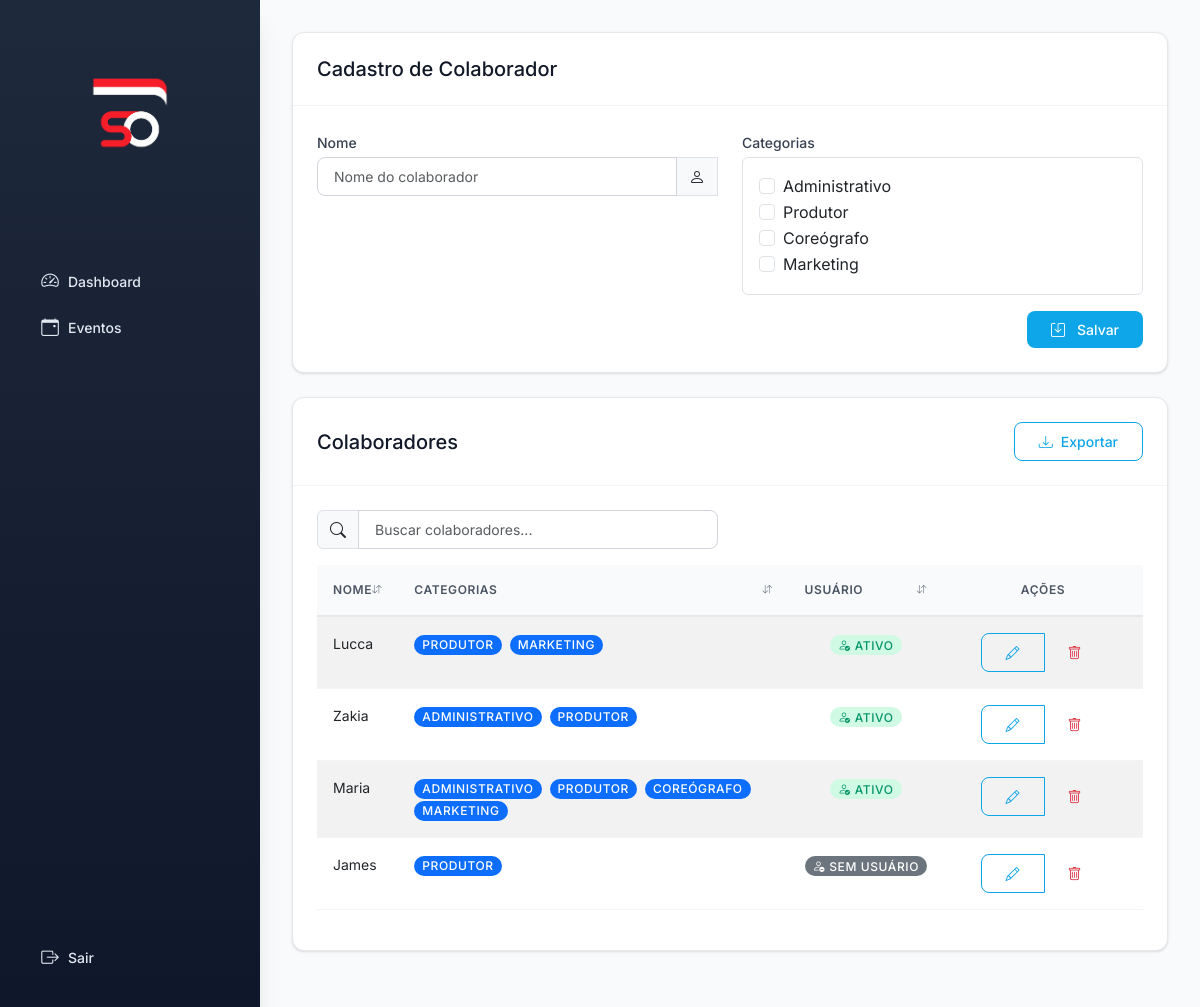
The app's page /cadastros/colaboradores with its own data.
### models.py (models this page shows, shortened)
class Colaborador(db.Model):
    __tablename__ = 'colaborador'
    id_colaborador = db.Column(db.Integer, primary_key=True)
    nome = db.Column(db.String, nullable=False)
    categorias_associacao = db.relationship('ColaboradorCategoria', back_populates='colaborador', cascade='all, delete-orphan')
    categorias = db.relationship('CategoriaColaborador', secondary='colaborador_categoria',
                                overlaps="categorias_associacao,categoria_colaborador,colaborador")
    eventos_produzidos = db.relationship('Evento', backref='produtor', foreign_keys='Evento.id_produtor')
    @property
    def categoria_nomes(self):
        return [cat.nome for cat in self.categorias]

class CategoriaColaborador(db.Model):
    __tablename__ = 'categoria_colaborador'
    id_categoria_colaborador = db.Column(db.Integer, primary_key=True)
    nome = db.Column(db.String, nullable=False)
    colaborador_categorias = db.relationship('ColaboradorCategoria', backref='categoria_colaborador')

### app.py (the view, shortened to what this page needs)
@app.route('/cadastros/colaboradores', methods=['GET', 'POST'])
def cadastrar_colaborador():
    categorias_existentes = CategoriaColaborador.query.all()
    if not categorias_existentes:
        flash('Ã‰ necessÃ¡rio cadastrar pelo menos uma categoria de colaborador antes de cadastrar colaboradores.', 'warning')
        return redirect(url_for('cadastrar_categoria_colaborador'))
    form = ColaboradorForm()
    form.categorias.choices = [(c.id_categoria_colaborador, c.nome) for c in categorias_existentes]
    colaboradores = Colaborador.query.all()
    return render_template('colaboradores.html', form=form, colaboradores=colaboradores)

### forms.py
class ColaboradorForm(FlaskForm):
    nome = StringField('Nome', validators=[InputRequired()])
    categorias = MultiCheckboxField('Categorias', coerce=int, validators=[InputRequired(message="Selecione pelo menos uma categoria")])

### templates/colaboradores.html (shortened to what this page needs)
{% extends 'base.html' %}
{% block content %}
{% if not form.categorias.choices or form.categorias.choices|length == 0 %}
<div class="alert alert-warning d-flex align-items-center" role="alert">
    <i class="bi bi-exclamation-triangle-fill me-2"></i>
    <div>
        <strong>Atenção!</strong> É necessário cadastrar pelo menos uma categoria de colaborador antes de poder cadastrar colaboradores.
        <a href="{{ url_for('cadastrar_categoria_colaborador') }}" class="btn btn-sm btn-outline-warning ms-2">
            <i class="bi bi-plus me-1"></i>Cadastrar Categoria
        </a>
    </div>
</div>
{% else %}
<div class="card mb-4">
    <div class="card-header d-flex justify-content-between align-items-center">
        <h5 class="mb-0">Cadastro de Colaborador</h5>
    </div>
    <div class="card-body">
        <form method="POST" class="needs-validation" novalidate>
            <div class="row">
                <div class="col-md-6 mb-3">
                    {{ form.nome.label(class="form-label") }}
                    <div class="input-group">
                        {{ form.nome(class="form-control", placeholder="Nome do colaborador", required=true) }}
                        <span class="input-group-text"><i class="bi bi-person"></i></span>
                    </div>
                </div>
                <div class="col-md-6 mb-3">
                    {{ form.categorias.label(class="form-label") }}
                    <div class="border rounded p-3" style="max-height: 200px; overflow-y: auto;">
                        {% for subfield in form.categorias %}
                        <div class="form-check">
                            {{ subfield(class="form-check-input") }}
                            {{ subfield.label(class="form-check-label") }}
                        </div>
                        {% endfor %}
                    </div>
                </div>
            </div>
            <div class="d-flex justify-content-end">
                <button type="submit" class="btn btn-primary">
                    <i class="bi bi-save me-2"></i>Salvar
                </button>
            </div>
        </form>
    </div>
</div>
{% endif %}
<div class="card">
    <div class="card-header d-flex justify-content-between align-items-center">
        <h5 class="mb-0">Colaboradores</h5>
        <div>
            <button class="btn btn-sm btn-outline-primary" id="btnExportar">
                <i class="bi bi-download me-1"></i>Exportar
            </button>
        </div>
    </div>
    <div class="card-body">
        {% if colaboradores %}
        <div class="row mb-3">
            <div class="col-md-6">
                <div class="input-group">
                    <span class="input-group-text"><i class="bi bi-search"></i></span>
                    <input type="text" class="form-control" id="searchInput" placeholder="Buscar colaboradores..." onkeyup="searchTable()">
                </div>
            </div>
        </div>
        <div class="table-responsive">
            <table class="table table-hover table-striped sortable-table" id="colaboradoresTable">
                <thead>
                    <tr>
                        <th>Nome</th>
                        <th>Categorias</th>
                        <th class="text-center">Usuário</th>
                        <th class="text-center no-sort" style="width: 200px;">Ações</th>
                    </tr>
                </thead>
                <tbody>
                    {% for col in colaboradores %}
                    <tr>
                        <td>{{ col.nome }}</td>
                        <td>
                            {% if col.categoria_nomes %}
                                {% for categoria in col.categoria_nomes %}
                                    <span class="badge bg-primary me-1">{{ categoria }}</span>
                                {% endfor %}
                            {% else %}
                                <span class="text-muted">—</span>
                            {% endif %}
                        </td>
                        <td class="text-center">
                            {% if col.usuario %}
                                <span class="badge bg-success">
                                    <i class="bi bi-person-check me-1"></i>Ativo
                                </span>
                            {% else %}
                                <span class="badge bg-secondary">
                                    <i class="bi bi-person-dash me-1"></i>Sem usuário
                                </span>
                            {% endif %}
                        </td>
                        <td class="text-center">
                            <div class="btn-group" role="group">
                                <a href="{{ url_for('editar_colaborador', id=col.id_colaborador) }}" class="btn btn-sm btn-outline-primary" title="Editar Colaborador">
                                    <i class="bi bi-pencil"></i>
                                </a>
                                <a href="{{ url_for('excluir_colaborador', id=col.id_colaborador) }}" class="btn btn-sm btn-outline-danger"
                                   onclick="return confirm('Tem certeza que deseja excluir este colaborador?')" title="Excluir Colaborador">
                                    <i class="bi bi-trash"></i>
                                </a>
                            </div>
                        </td>
                    </tr>
                    {% endfor %}
                </tbody>
            </table>
        </div>
        {% else %}
        <div class="alert alert-info">
            <i class="bi bi-info-circle me-2"></i>Nenhum colaborador cadastrado.
        </div>
        {% endif %}
    </div>
</div>
{% endblock %}

### templates/base.html (shortened to what this page needs)
<!DOCTYPE html>
<html lang="pt-br">
<head>
    <link href="https://cdn.jsdelivr.net/npm/bootstrap@5.3.0/dist/css/bootstrap.min.css" rel="stylesheet">
    <link href="https://cdn.jsdelivr.net/npm/bootstrap-icons@1.10.5/font/bootstrap-icons.css" rel="stylesheet">
    <link rel="stylesheet" href="https://cdnjs.cloudflare.com/ajax/libs/font-awesome/6.0.0/css/all.min.css">
    <link rel="stylesheet" href="{{ url_for('static', filename='style-modern.css') }}">
</head>
<body>
    <div class="layout">
        <div class="sidebar" id="sidebar">
            <a href="{{ url_for('dashboard') }}" class="d-block text-center mb-4">
                <img src="{{ url_for('static', filename='logo.png') }}" alt="Logo" class="img-fluid">
            </a>
            {% set categoria = session['categoria'] %}
            <a class="nav-link {% if request.endpoint == 'dashboard' %}active{% endif %}" href="{{ url_for('dashboard') }}">
                <i class="bi bi-speedometer2"></i> Dashboard
            </a>
            <a class="nav-link {% if request.endpoint == 'listar_eventos' %}active{% endif %}" href="{{ url_for('listar_eventos') }}">
                <i class="bi bi-calendar-event"></i> Eventos
            </a>
            <div class="mt-auto pt-4">
                <a class="nav-link" href="{{ url_for('logout') }}"><i class="bi bi-box-arrow-right"></i> Sair</a>
            </div>
        </div>
        <div class="main-content">
            {% block content %}{% endblock %}
        </div>
    </div>
</body>
</html>

### records on screen
Colaborador: nome "Lucca", shows "ATIVO"
CategoriaColaborador: nome "PRODUTOR"
CategoriaColaborador: nome "MARKETING"
Colaborador: nome "Zakia", shows "ATIVO"
CategoriaColaborador: nome "ADMINISTRATIVO"
Colaborador: nome "Maria", shows "ATIVO"
CategoriaColaborador: nome "COREÓGRAFO"
Colaborador: nome "James", shows "SEM USUÁRIO"

### other values on screen
{{ subfield.label(class="form-check-label") }} "Administrativo" "Produtor" "Coreógrafo" "Marketing"
